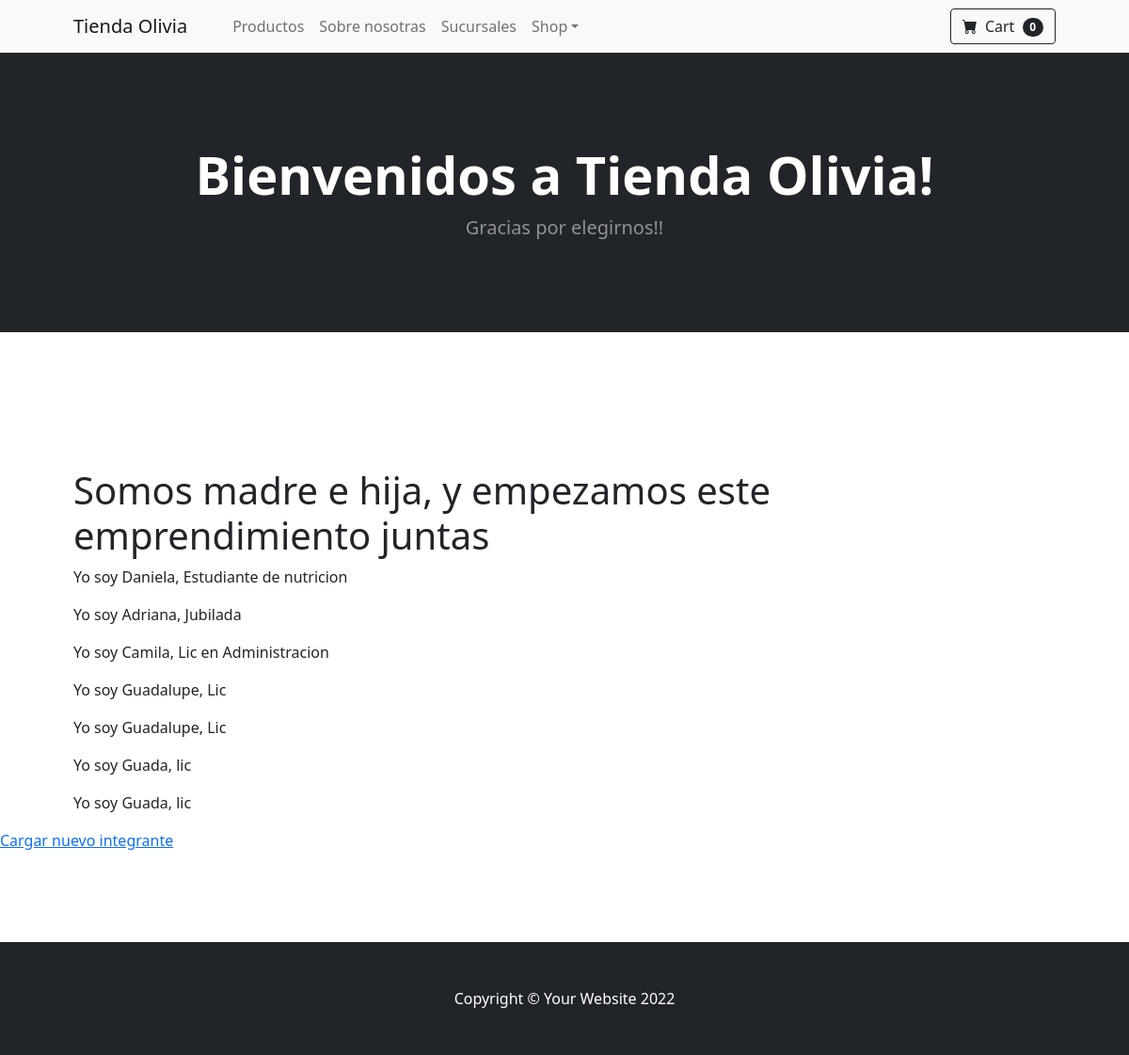
The app's page /WebPage/integrantes/ with its own data.
### WebPage/models.py (models this page shows, shortened)
class Integrantes (models.Model):
    nombre = models.CharField (max_length=150)
    edad = models.IntegerField ()
    profesion = models.CharField(max_length=150)

### WebPage/views.py (the view)
# urls.py: path('integrantes/', integrantes, name="integrantes"),
def integrantes(request):
    lista_integrantes = Integrantes.objects.all()
    return render(request, "WebPage/integrantes.html", {"integrantes" : lista_integrantes})

### WebPage/templates/WebPage/integrantes.html (shortened to what this page needs)
{% extends 'WebPage/base.html' %}
{% block lista_integrantes %}
<h1> Somos madre e hija, y empezamos este emprendimiento juntas </h1>
<p>
    {% for persona in integrantes%}
         Yo soy {{persona.nombre }}, {{persona.profesion }}
        <br>
</p>
    {% endfor %}
</div>
<a href="{% url 'carga_integrantes' %}" role="button">Cargar nuevo integrante</a>
{% endblock lista_integrantes %}

### records on screen
Integrantes: nombre "Daniela", profesion "Estudiante de nutricion"
Integrantes: nombre "Adriana", profesion "Jubilada"
Integrantes: nombre "Camila", profesion "Lic en Administracion"
Integrantes: nombre "Guadalupe", profesion "Lic"
Integrantes: nombre "Guadalupe", profesion "Lic"
Integrantes: nombre "Guada", profesion "lic"
Integrantes: nombre "Guada", profesion "lic"
